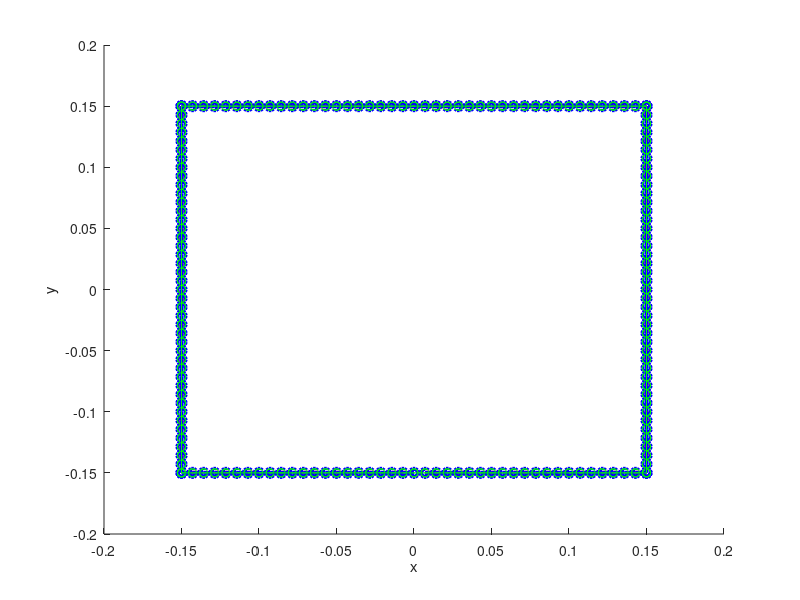

The MATLAB source for this figure:
clear all; close all; clc;

W0=0.3; L0=0.3; phi=2; N=4; O=0; wT=0.1; h=(1.1)*(2*wT*N); Nz=1;    

    deltaS = 200;
    helixSTEP = phi*(pi/180);
    start=0; fin = N*(2*pi) + helixSTEP/2;
    cst_xxx = start:helixSTEP:fin;
    cstSize = floor((numel(cst_xxx)/4)/N);
    hSize   = floor(cstSize/2);

    %x  = linspace(-W0/2,W0/2,cstSize)';  
    xn = linspace(-W0/2,0,hSize)'; xn(end)=[];
    xp = linspace(0,W0/2,hSize)';
    xc = (W0/2)*ones(1,2*hSize-1)'; 
   
    % y   = linspace(-L0/2,L0/2,cstSize)';  
    yn  = linspace(-L0/2,0,hSize)'; yn(end)=[];
    yp  = linspace(0,L0/2,hSize)';
    yc  = (L0/2)*ones(1,2*hSize-1)';
    yic = (L0/2)*ones(1,hSize)';
    
    nx=1;
    t2  = (wT/2)*nx;
    t4  = (wT/4)*nx;
    
    xS=[]; yS=[]; zS=[];
    if(O==1) %clock wise
        % +z
        x0 = [-xc;  xn;xp; xc; flipud(xp);flipud(xn);];
        y0 = [yn;yp;   yc; flipud(yp); flipud(yn); -yc];          
        xS0 = repmat(x0,N,1);   xS0(end-hSize:end)=[]; 
        yS0 = repmat(y0,N,1);   yS0(end-hSize:end)=[];
        xS0 = [flipud(xn);xS0]; yS0 = [-yc(1:numel(xn));yS0]; 
        zSize = numel(xS0);
        zp = linspace(start,fin, zSize)';
        zS0 = (h*zp)./(2*pi*N);   zS0 = zS0+t2;
        xS=[xS;xS0]; yS=[yS;yS0]; zS=[zS;zS0];       
        %xS0=[]; yS0=[]; zS0=[];  %clear out xS0,yS0,zS0
        % -z
        x0 = [-xc;  xn;xp; xc; flipud(xp);flipud(xn);];
        y0 = [yn;yp;   yc; flipud(yp); flipud(yn); -yc];    
        xS0 = repmat(x0,N,1);   xS0(end-hSize:end)=[]; 
        yS0 = repmat(y0,N,1);   yS0(end-hSize:end)=[];
        xS0 = [flipud(xn);xS0]; yS0 = [-yc(1:numel(xn));yS0]; 
        zSize = numel(xS0);
        zp = linspace(start,fin, zSize)';
        zS0 = (h*zp)./(2*pi*N);   zS0 = zS0-t2;
        xS=[xS;xS0]; yS=[yS;yS0]; zS=[zS;zS0]; 
        
        % +xy  
        % set up x&y segments 
        xn = linspace(-(W0/2) -t2,0,hSize)'; xn(end)=[];
        xp = linspace(0,(W0/2)+t2,hSize)';
        xc = ((W0/2)+t2)*ones(1,2*hSize-1)'; 
        yn  = linspace(-(L0/2)-t2,0,hSize)'; yn(end)=[];
        yp  = linspace(0,(L0/2)+t2,hSize)';
        yc  = ((L0/2) + t2)*ones(1,2*hSize-1)';        
        % set points that will be repmat
        x0 = [-xc;  xn;xp; xc; flipud(xp);flipud(xn);];
        y0 = [yn;yp;   yc; flipud(yp); flipud(yn); -yc];    
        xS0 = repmat(x0,N,1);   xS0(end-hSize:end)=[]; 
        yS0 = repmat(y0,N,1);   yS0(end-hSize:end)=[];
        xS0 = [flipud(xn);xS0]; yS0 = [-yc(1:numel(xn));yS0]; 
        zSize = numel(xS0);
        zp = linspace(start,fin, zSize)';
        zS0 = (h*zp)./(2*pi*N);
        xS=[xS;xS0]; yS=[yS;yS0]; zS=[zS;zS0];  
        
        % -xy  
        % set up x&y segments 
        xn = linspace(-(W0/2) +t2,0,hSize)'; xn(end)=[];
        xp = linspace(0,(W0/2)-t2,hSize)';
        xc = ((W0/2)-t2)*ones(1,2*hSize-1)'; 
        yn  = linspace(-(L0/2)+t2,0,hSize)'; yn(end)=[];
        yp  = linspace(0,(L0/2)-t2,hSize)';
        yc  = ((L0/2) - t2)*ones(1,2*hSize-1)';
        yic = ((L0/2) - t2)*ones(1,hSize)';
        % set points that will be repmat
        x0 = [-xc;  xn;xp; xc; flipud(xp);flipud(xn);];
        y0 = [yn;yp;   yc; flipud(yp); flipud(yn); -yc]; 
        
        xS0 = repmat(x0,N,1);   xS0(end-hSize:end)=[]; 
        yS0 = repmat(y0,N,1);   yS0(end-hSize:end)=[];
        xS0 = [flipud(xn);xS0]; yS0 = [-yc(1:numel(xn));yS0]; 
        zSize = numel(xS0);
        zp = linspace(start,fin, zSize)';
        zS0 = (h*zp)./(2*pi*N);
        xS=[xS;xS0]; yS=[yS;yS0]; zS=[zS;zS0];   
    else %counter clock wise
        
        % +z
        x0 = flipud([-xc;  xn;xp; xc; flipud(xp);flipud(xn);]);
        y0 = flipud([yn;yp;   yc; flipud(yp); flipud(yn); -yc]);  
        xS0 = repmat(x0,N,1);   xS0(1:hSize)=[]; 
        yS0 = repmat(y0,N,1);   yS0(1:hSize)=[];
        xS0 = [xS0;xn]; yS0 = [yS0;-yc(1:numel(xn))]; 
        zSize = numel(xS0);
        zp = linspace(start,fin, zSize)';
        zS0 = (h*zp)./(2*pi*N);   zS0 = zS0+t2;
        xS=[xS;xS0]; yS=[yS;yS0]; zS=[zS;zS0];  
        % -z
        x0 = flipud([-xc;  xn;xp; xc; flipud(xp);flipud(xn);]);
        y0 = flipud([yn;yp;   yc; flipud(yp); flipud(yn); -yc]);  
        xS0 = repmat(x0,N,1);   xS0(1:hSize)=[]; 
        yS0 = repmat(y0,N,1);   yS0(1:hSize)=[];
        xS0 = [xS0;xn]; yS0 = [yS0;-yc(1:numel(xn))]; 
        zSize = numel(xS0);
        zp = linspace(start,fin, zSize)';
        zS0 = (h*zp)./(2*pi*N);   zS0 = zS0-t2;
        xS=[xS;xS0]; yS=[yS;yS0]; zS=[zS;zS0];  
        %}
        % +xy
        xn = linspace(-(W0/2) -t2,0,hSize)';
        xp = linspace(0,(W0/2)+t2,hSize)';
        xc = ((W0/2)+t2)*ones(1,2*hSize-1)'; 
        yn = linspace(-(L0/2)-t2,0,hSize)'; 
        yp = linspace(0,(L0/2)+t2,hSize)';
        yc = ((L0/2) + t2)*ones(1,2*hSize-1)';        
        % set points that will be repmat
        x0 = flipud([-xc;  xn;xp; xc; flipud(xp);flipud(xn);]);
        y0 = flipud([yn;yp;   yc; flipud(yp); flipud(yn); -yc]); 
        xS0 = repmat(x0,N,1);   xS0(1:hSize)=[]; 
        yS0 = repmat(y0,N,1);   yS0(1:hSize)=[];
        xS0 = [xS0;xn]; yS0 = [yS0;-yc(1:numel(xn))]; 
        zSize = numel(xS0);
        zp = linspace(start,fin, zSize)';
        zS0 = (h*zp)./(2*pi*N);   zS0 = zS0;
        xS=[xS;xS0]; yS=[yS;yS0]; zS=[zS;zS0]; 
        %}
        % -xy
        xn = linspace(-(W0/2) +t2,0,hSize)';
        xp = linspace(0,(W0/2)-t2,hSize)';
        xc = ((W0/2)-t2)*ones(1,2*hSize-1)'; 
        yn = linspace(-(L0/2)+t2,0,hSize)'; 
        yp = linspace(0,(L0/2)-t2,hSize)';
        yc = ((L0/2) - t2)*ones(1,2*hSize-1)';        
        % set points that will be repmat
        x0 = flipud([-xc;  xn;xp; xc; flipud(xp);flipud(xn);]);
        y0 = flipud([yn;yp;   yc; flipud(yp); flipud(yn); -yc]); 
        xS0 = repmat(x0,N,1);   xS0(1:hSize)=[]; 
        yS0 = repmat(y0,N,1);   yS0(1:hSize)=[];
        xS0 = [xS0;xn]; yS0 = [yS0;-yc(1:numel(xn))]; 
        zSize = numel(xS0);
        zp = linspace(start,fin, zSize)';
        zS0 = (h*zp)./(2*pi*N);   zS0 = zS0;
        xS=[xS;xS0]; yS=[yS;yS0]; zS=[zS;zS0]; 
        %}
    end     
    %
    % S0 = [xS0;yS0;zS0+wT/2];
    %xS = S0(:,1); yS = S0(:,2); zS = S0(:,3);
    
    plot3(xS,yS,zS,'o');
    xlabel('x');ylabel('y');zlabel('z');
    view(45,45); grid on;
    
%% 

%H=plot3(xS(1:172),yS(1:172),zS(1:172),xS(173:172*2),yS(173:172*2),zS(173:172*2));
H=plot3(xS(1:172),yS(1:172),zS(1:172),xS(173:172*2),yS(173:172*2),zS(173:172*2),xS(172*+1:172*3),yS(172*+1:172*3),zS(172*+1:172*3));
set(H(1),'color','r');  set(H(1),'LineWidth',3);  set(H(1),'LineStyle','--'); 
set(H(2),'color','b');  set(H(2),'LineWidth',3);  set(H(2),'Marker','o'); 
set(H(3),'color','g');  set(H(3),'LineWidth',0.25);  set(H(3),'Marker','o'); 

xlabel('x'); ylabel('y'); zlabel('z'); 
view(0,90)
